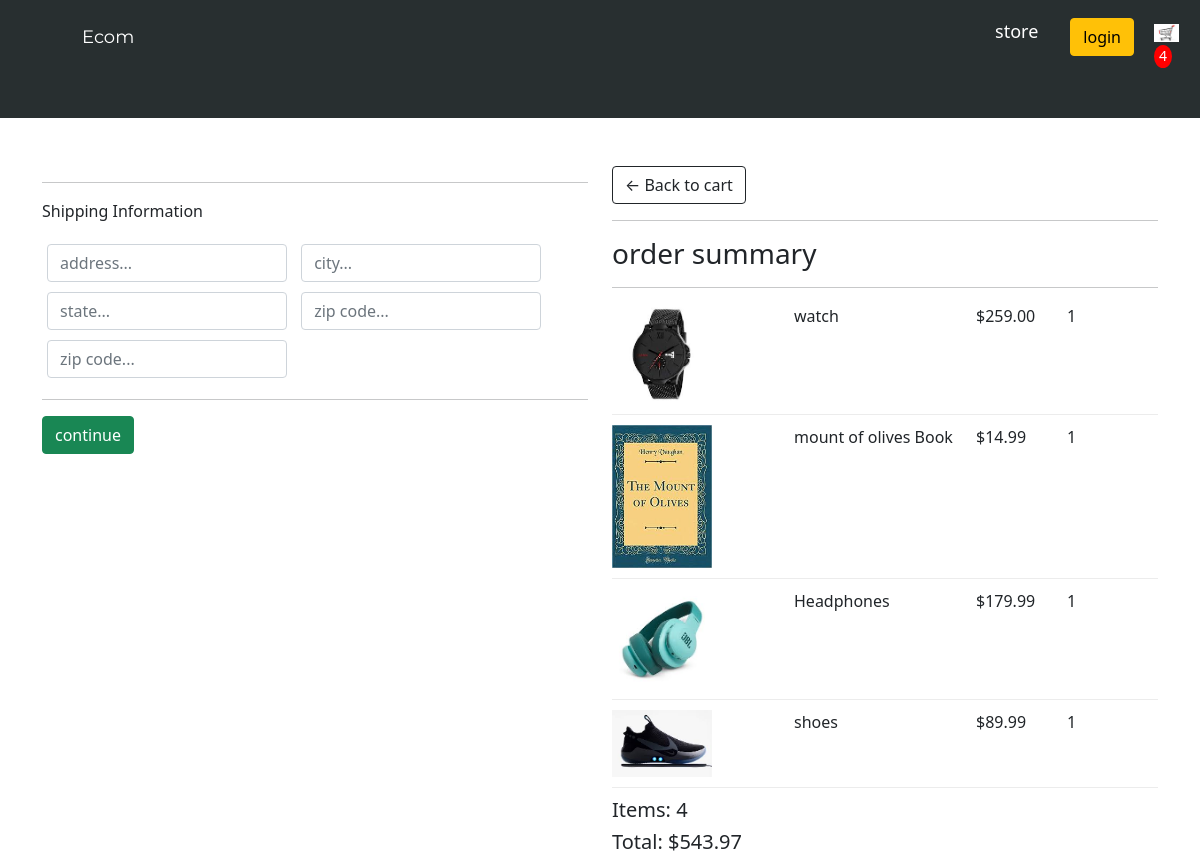
Screenshot of /checkout/ (signed in) with the database file from the repository.
### store/models.py (models this page shows, shortened)
class OrderItem(models.Model):
    product = models.ForeignKey(Product, on_delete=models.SET_NULL, null=True, blank=True)
    order = models.ForeignKey(Order, on_delete=models.SET_NULL, null=True, blank=True)
    quantity = models.IntegerField(default=0, null=True, blank=True)
    date_added = models.DateTimeField(auto_now_add=True)
    @property
    def get_total(self):
        total = self.product.price * self.quantity
        return total

class Product(models.Model):
    name = models.CharField(max_length=200, null=True)
    price = models.DecimalField(max_digits=12, decimal_places=2)
    digital = models.BooleanField(default=False, blank=False, null=True)
    image   = models.ImageField(null=True, blank=True)
    @property
    def imageURL(self):
        try:
            url = self.image.url
        except:
            url = ''
        return url

class Order(models.Model):
    customer = models.ForeignKey(Customer, on_delete=models.SET_NULL, blank=True, null=True)
    date_ordered = models.DateTimeField(auto_now_add=True)
    complete = models.BooleanField(default=False, blank=False, null=True)
    transaction_id = models.CharField(max_length=200, null=True)
    @property
    def shipping(self):
        shipping = False
        orderitems = self.orderitem_set.all()
        for i in orderitems:
            if i.product.digital == False:
                shipping = True
        return shipping
    @property
    def get_cart_total(self):
        orderitems = self.orderitem_set.all()
        total = sum([item.get_total for item in orderitems])
        return total
    @property
    def get_cart_items(self):
        orderitems = self.orderitem_set.all()
        total = sum([item.quantity for item in orderitems])
        return total

### store/views.py (the view)
# urls.py: path('checkout/', views.checkout, name='checkout'),
def checkout(request):
	data = cartData(request)
	cartItems = data['cartItems']
	order = data['order']
	items = data['items']
	context = {'items':items, 'order':order, 'cartItems':cartItems}
	return render(request, 'store/checkout.html', context)

### store/utils.py (called while the page is built)
def cartData(request):
	if request.user.is_authenticated:
		customer = request.user.customer
		order, created = Order.objects.get_or_create(customer=customer, complete=False)
		items = order.orderitem_set.all()
		cartItems = order.get_cart_items
	else:
		cookieData = cookieCart(request)
		cartItems = cookieData['cartItems']
		order = cookieData['order']
		items = cookieData['items']
	return {'cartItems':cartItems ,'order':order, 'items':items}

### store/templates/store/checkout.html (shortened to what this page needs)
{% extends 'store/base.html'%}
{% load static %}
{% block content %}
<div class="row">
    <div class="col-lg-6">
         <div class="box-element" id="form-wrapper">
             <form id="form">
                 <div id="shipping-info">
                     <hr>
                     <p>Shipping Information</p>
                     <div class="form-field">
                         <input class="form-control" type="text" name="address" placeholder="address...">
                     </div>
                     <div class="form-field">
                        <input class="form-control" type="text" name="city" placeholder="city...">
                    </div>
                    <div class="form-field">
                        <input class="form-control" type="text" name="state" placeholder="state...">
                    </div>
                    <div class="form-field">
                        <input class="form-control" type="text" name="zipcode" placeholder="zip code...">
                    </div>
                    <div class="form-field">
                        <input class="form-control" type="text" name="country" placeholder="zip code...">
                    </div>
                 </div>
                  <hr>
                  <input id="form-button" class="btn btn-success btn-block" type="submit" value="continue">
             </form>
            </div>
            <br>
    </div>
    <div class="col-lg-6">
        <div class="box-element">
            <a class="btn btn-outline-dark" href="{% url 'cart' %}">&#x2190;
            Back to cart</a>
           <hr>
             <h3>order summary</h3>
           <hr>
           {% for item in items %}
           <div class="cart-row">
               <div style="flex: 2"><img class="row-image" src="{{item.product.imageURL}}" ></div>
               <div style="flex: 2"><p>{{item.product.name}}</p></div>
               <div style="flex: 1"><p>${{item.product.price|floatformat:2}}</p></div>
               <div style="flex: 1"><p>{{item.quantity}}</p></div>
           </div>
           {% endfor %}
           <h5>Items: {{order.get_cart_items}}</h5>
           <h5>Total: ${{order.get_cart_total|floatformat:2}}</h5>
        </div>
    </div>
</div>
{% endblock %}

### static/css/cart.css (style rules this page uses)
.cart-row { display: flex; align-items: flex-stretch; padding-bottom: 10px; margin-bottom: 10px; border-bottom: 1px solid #ececec; }
.row-image { width: 100px; }

### static/css/checkout.css (style rules this page uses)
.form-field { width:250px; display: inline-block; padding: 5px; }
.cart-row { display: flex; align-items: flex-stretch; padding-bottom: 10px; margin-bottom: 10px; border-bottom: 1px solid #ececec; }
.row-image { width: 100px; }

### rows the page displays
OrderItem: product.imageURL (picture), product.name "watch", product.price "259.00", quantity "1"
OrderItem: product.imageURL (picture), product.name "mount of olives Book", product.price "14.99", quantity "1"
OrderItem: product.imageURL (picture), product.name "Headphones", product.price "179.99", quantity "1"
OrderItem: product.imageURL (picture), product.name "shoes", product.price "89.99", quantity "1"
Order: get_cart_items "4", get_cart_total "543.97"

### other values shown
{{ cartItems }} "4"
